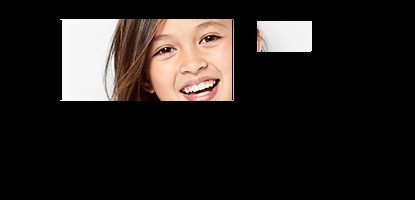
#> input picture test2_ROI/new_KG_Fall_2019.jpg, 415 x 200 px
$ python test.py new_KG_Fall_2019.jpg new_KG_Fall_2019.jpg
#> lines starting #> are read from the running program, lines starting #| are printed output that depends on the picture
#> further down, img is the input picture: shape (200, 415, 3); mean B, G, R 30.8, 33.2, 38.2
import os, sys
import cv2


def apply_roi(img, roi):
    # resize ROI to match the original image size
    roi = cv2.resize(src=roi, dsize=(img.shape[1], img.shape[0]))

    assert img.shape[:2] == roi.shape[:2]

    # scale ROI to [0, 1] => binary mask
    thresh, roi = cv2.threshold(roi, thresh=128, maxval=1, type=cv2.THRESH_BINARY)
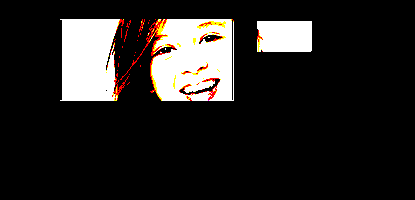
#> roi: shape (200, 415, 3); mean B, G, R 0.136, 0.142, 0.152; drawn with 1 as white

    # apply ROI on the original image
    new_img = img * roi
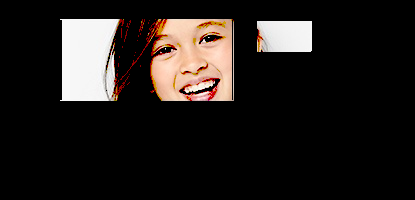
#> new_img: shape (200, 415, 3); mean B, G, R 28, 30.5, 35.3
    return new_img


if __name__ == "__main__":
    assert len(sys.argv) == 3, '[USAGE] $ python opencv_ROI.py input_image roi_image'
    input_image_path, roi_image_path = sys.argv[1], sys.argv[2]

    assert os.path.isfile(input_image_path), 'Image not found @ %s' % input_image_path
    assert os.path.isfile(roi_image_path), 'ROI not found @ %s' % roi_image_path

    img = cv2.imread(input_image_path)  # shape: (588, 586, 3)
    roi = cv2.imread(roi_image_path)  # shape: (300, 300, 3)

    new_img = apply_roi(img, roi)

    cv2.imwrite('new_%s' % os.path.basename(input_image_path), new_img)
